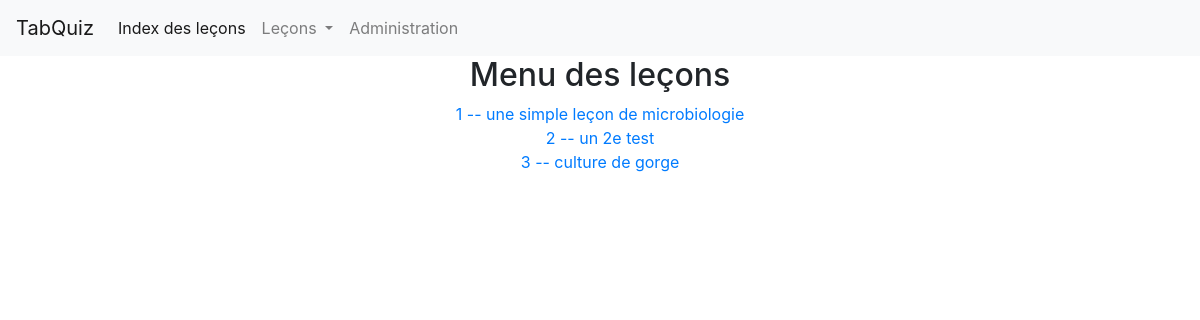
The page / on the database its author committed.
### tabquiz/models.py (models this page shows, shortened)
class Lesson(models.Model):
    lesson_id = models.IntegerField(
        primary_key=True,
        verbose_name=_('lesson id'),
    )
    description = models.CharField(max_length=200)
    class Meta:
        verbose_name = _('Lesson')
        verbose_name_plural = _('Lessons')

### tabquiz/views.py (the view)
# urls.py: path('', LessonIndexView.as_view(), name='index'),
class LessonIndexView(ListView):
    model = Lesson
    template_name='tabquiz/index.html'
    context_object_name='lesson_list'

### tabquiz/templates/tabquiz/index.html
{% extends 'tabquiz/base.html' %}
{% block content %}
<main class="text-center">
  <h2>Menu des leçons</h2>
  <ul class="list-group">
    {% for lesson in lesson_list %}
      <li><a href={% url 'tabquiz:lesson' lesson.lesson_id %}>
        {{lesson.lesson_id}} -- {{lesson.description}}
      </a></li>
    {% endfor %}
  </ul>
</main>
{% endblock %}

### rows shown on the page
Lesson: lesson_id "1", description "une simple leçon de microbiologie"
Lesson: lesson_id "2", description "un 2e test"
Lesson: lesson_id "3", description "culture de gorge"
